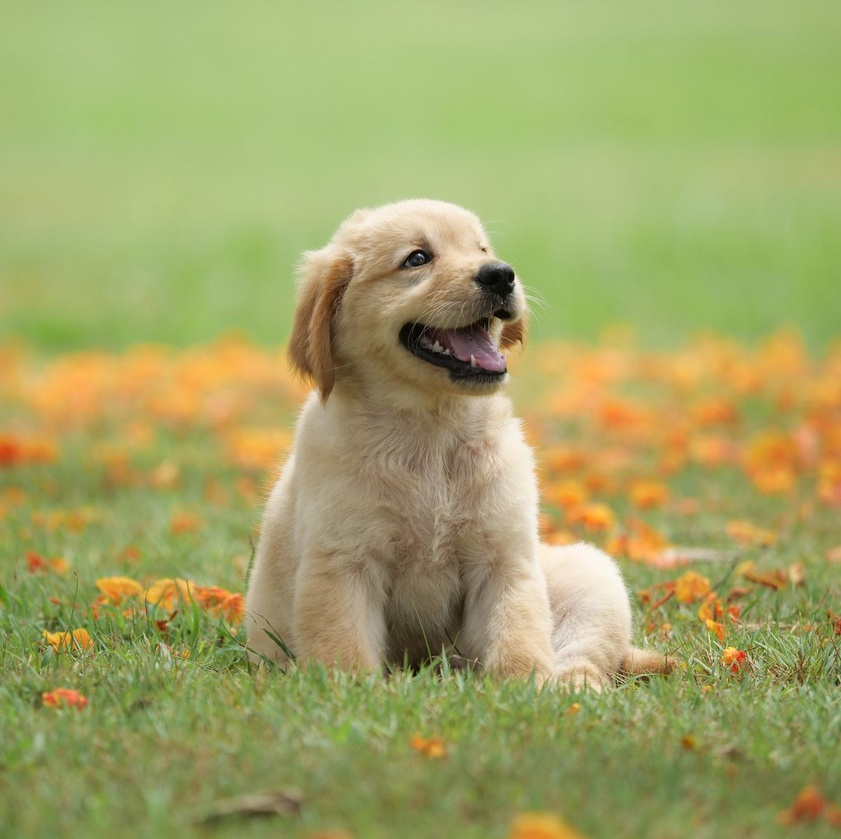
#> input picture dog.jpg, 841 x 839 px, shrunk from 1200 x 1197 before the run
$ python plot_coins_segmentation.py
#> lines starting #> are read from the running program, lines starting #| are printed output that depends on the picture; after the words box and inside, x2 and y2 are one past the last pixel; in counts of white or black regions, pixels touching at a corner belong together
"""
==================================================
Comparing edge-based and region-based segmentation
==================================================

In this example, we will see how to segment objects from a background. We use
the ``coins`` image from ``skimage.data``, which shows several coins outlined
against a darker background.
"""

import numpy as np
import matplotlib.pyplot as plt

from skimage import data, io
from skimage.color import rgb2gray
from skimage.exposure import histogram

# coins = data.coins()
image = io.imread("dog.jpg")
#> image is the input picture: shape (839, 841, 3); mean R, G, B 161.9, 164.3, 102.4
coins = rgb2gray(image)
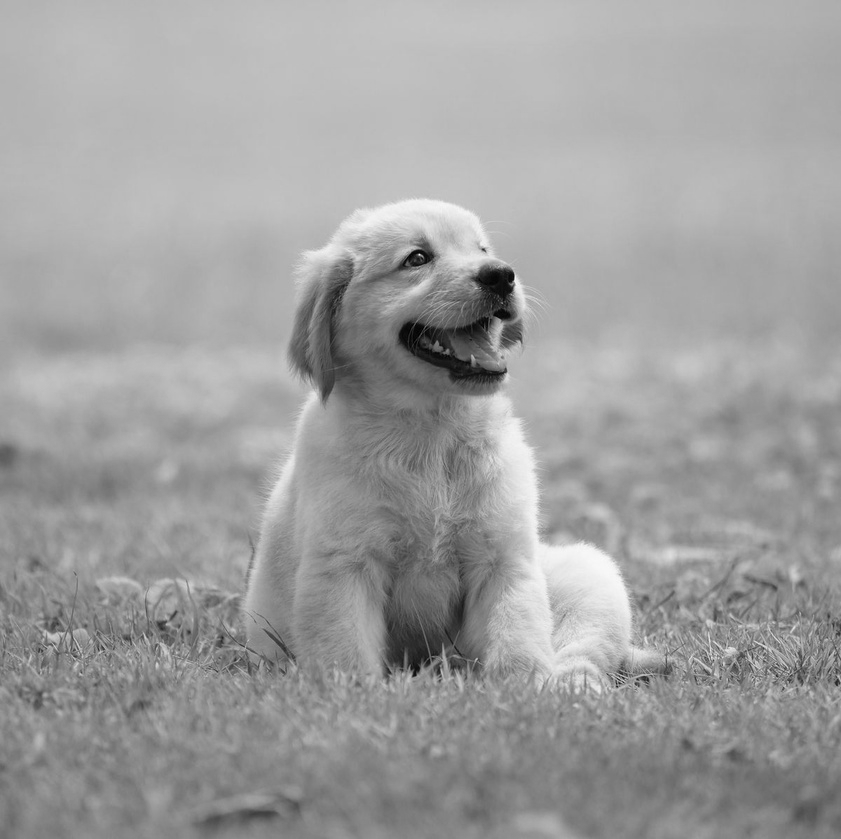
#> coins: shape (839, 841) float64; min 0.000833, max 0.983, mean 0.625
hist, hist_centers = histogram(coins)
#> hist = 256 values, max 18813 at index 193, min 1 at index 1, mean 2756.2; hist_centers = 256 values from 0.00275 to 0.981

fig, axes = plt.subplots(1, 2, figsize=(8, 3))
axes[0].imshow(coins, cmap=plt.cm.gray)
axes[0].axis('off')
axes[1].plot(hist_centers, hist, lw=2)
axes[1].set_title('histogram of gray values')

######################################################################
#
# Thresholding
# ============
#
# A simple way to segment the coins is to choose a threshold based on the
# histogram of gray values. Unfortunately, thresholding this image gives a
# binary image that either misses significant parts of the coins or merges
# parts of the background with the coins:

fig, axes = plt.subplots(1, 2, figsize=(8, 3), sharey=True)

axes[0].imshow(coins > 100, cmap=plt.cm.gray)
axes[0].set_title('coins > 100')

axes[1].imshow(coins > 150, cmap=plt.cm.gray)
axes[1].set_title('coins > 150')

for a in axes:
    a.axis('off')

plt.tight_layout()

######################################################################
# Edge-based segmentation
# =======================
#
# Next, we try to delineate the contours of the coins using edge-based
# segmentation. To do this, we first get the edges of features using the
# Canny edge-detector.

from skimage.feature import canny

edges = canny(coins)
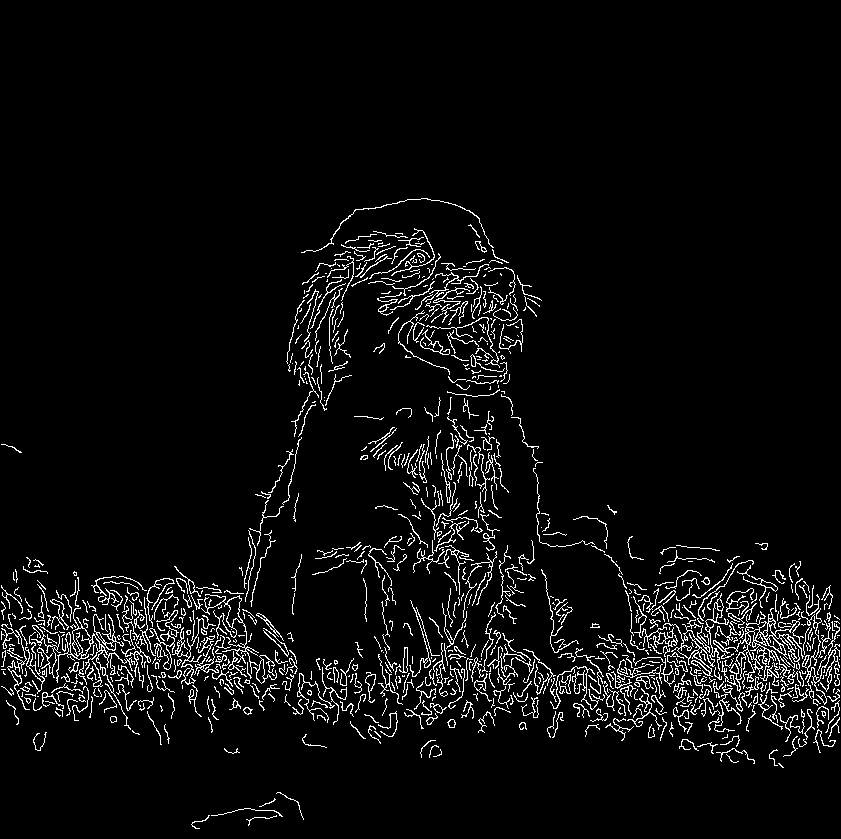
#> edges: shape (839, 841) bool; 4.8% white in thin lines or dots, all inside (x1, y1, x2, y2) = (1, 198, 840, 829)

fig, ax = plt.subplots(figsize=(4, 3))
ax.imshow(edges, cmap=plt.cm.gray)
ax.set_title('Canny detector')
ax.axis('off')

######################################################################
# These contours are then filled using mathematical morphology.

from scipy import ndimage as ndi

fill_coins = ndi.binary_fill_holes(edges)
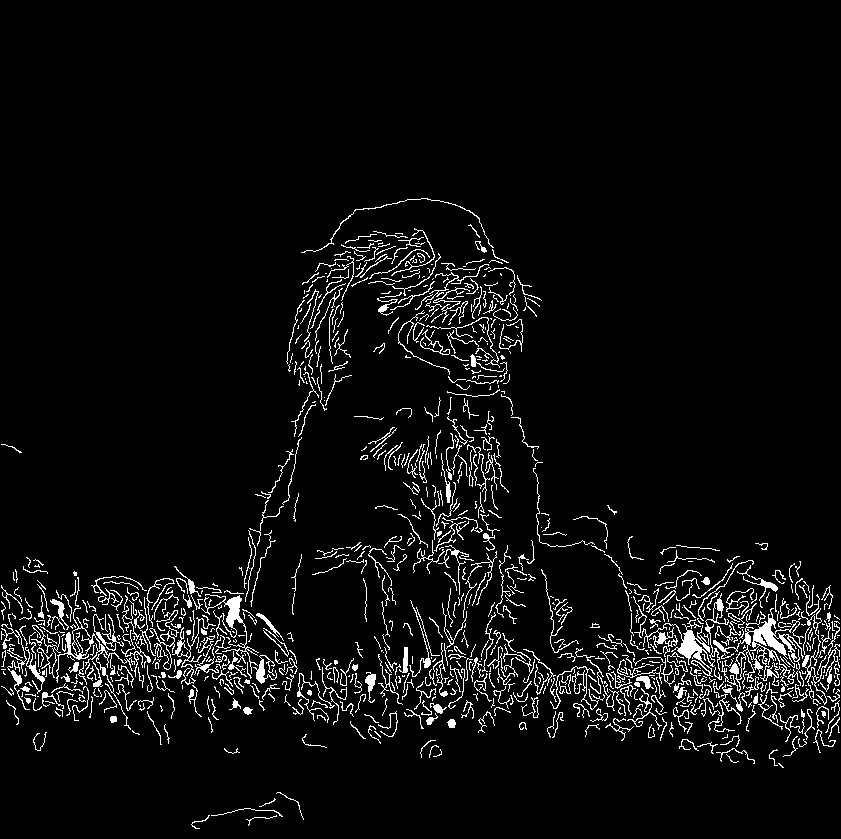
#> fill_coins: shape (839, 841) bool; 5.2% white in thin lines or dots, all inside (x1, y1, x2, y2) = (1, 198, 840, 829)

fig, ax = plt.subplots(figsize=(4, 3))
ax.imshow(fill_coins, cmap=plt.cm.gray)
ax.set_title('filling the holes')
ax.axis('off')


######################################################################
# Small spurious objects are easily removed by setting a minimum size for
# valid objects.

from skimage import morphology

coins_cleaned = morphology.remove_small_objects(fill_coins, 21)
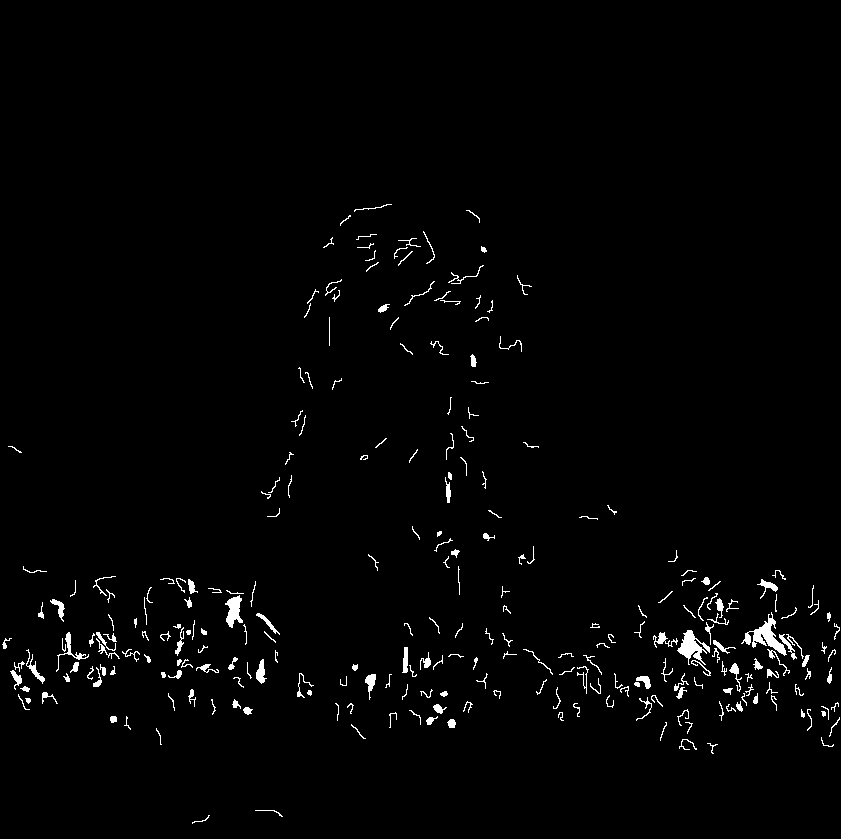
#> coins_cleaned: shape (839, 841) bool; 1.6% white; 262 white regions, largest, box (x1, y1, x2, y2) and area: (741, 612, 787, 656) 619, (677, 630, 710, 665) 498, (225, 595, 243, 628) 339

fig, ax = plt.subplots(figsize=(4, 3))
ax.imshow(coins_cleaned, cmap=plt.cm.gray)
ax.set_title('removing small objects')
ax.axis('off')

######################################################################
# However, this method is not very robust, since contours that are not
# perfectly closed are not filled correctly, as is the case for one unfilled
# coin above.
#
# Region-based segmentation
# =========================
#
# We therefore try a region-based method using the watershed transform.
# First, we find an elevation map using the Sobel gradient of the image.

from skimage.filters import sobel

elevation_map = sobel(coins)
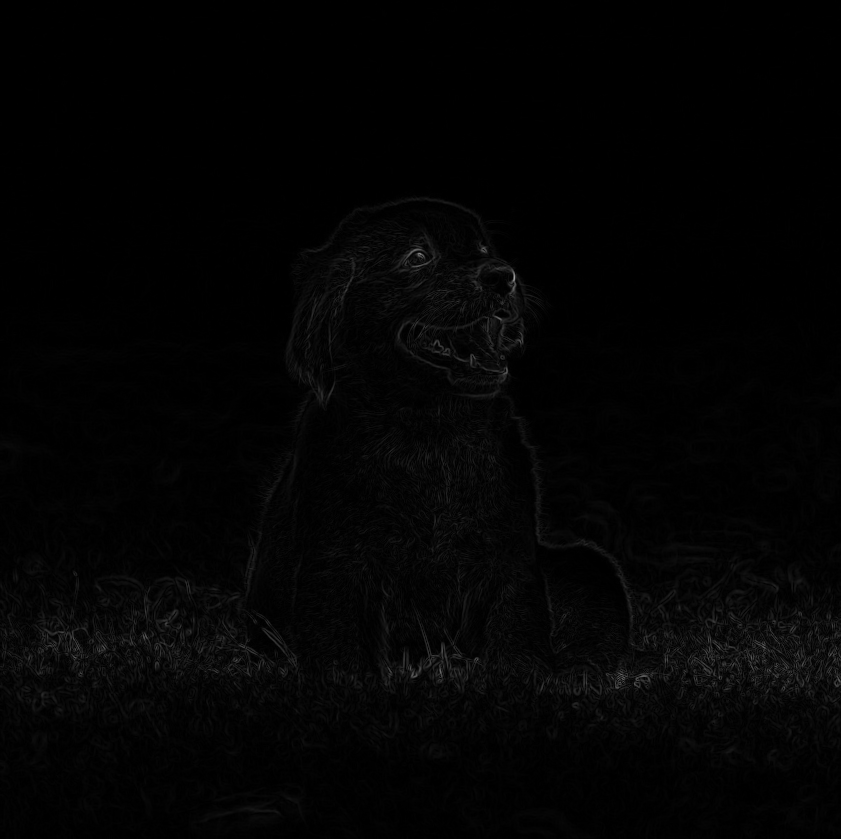
#> elevation_map: shape (839, 841) float64; min 0, max 0.631, mean 0.0149

fig, ax = plt.subplots(figsize=(4, 3))
ax.imshow(elevation_map, cmap=plt.cm.gray)
ax.set_title('elevation map')
ax.axis('off')

######################################################################
# Next we find markers of the background and the coins based on the extreme
# parts of the histogram of gray values.

markers = np.zeros_like(coins)
markers[coins < 30] = 1
markers[coins > 150] = 2

fig, ax = plt.subplots(figsize=(4, 3))
ax.imshow(markers, cmap=plt.cm.nipy_spectral)
ax.set_title('markers')
ax.axis('off')

######################################################################
# Finally, we use the watershed transform to fill regions of the elevation
# map starting from the markers determined above:
from skimage import segmentation

#> (the run stopped early here; a loop or call above may not have finished)

$ run again, with selfie2.jpg copied over dog.jpg
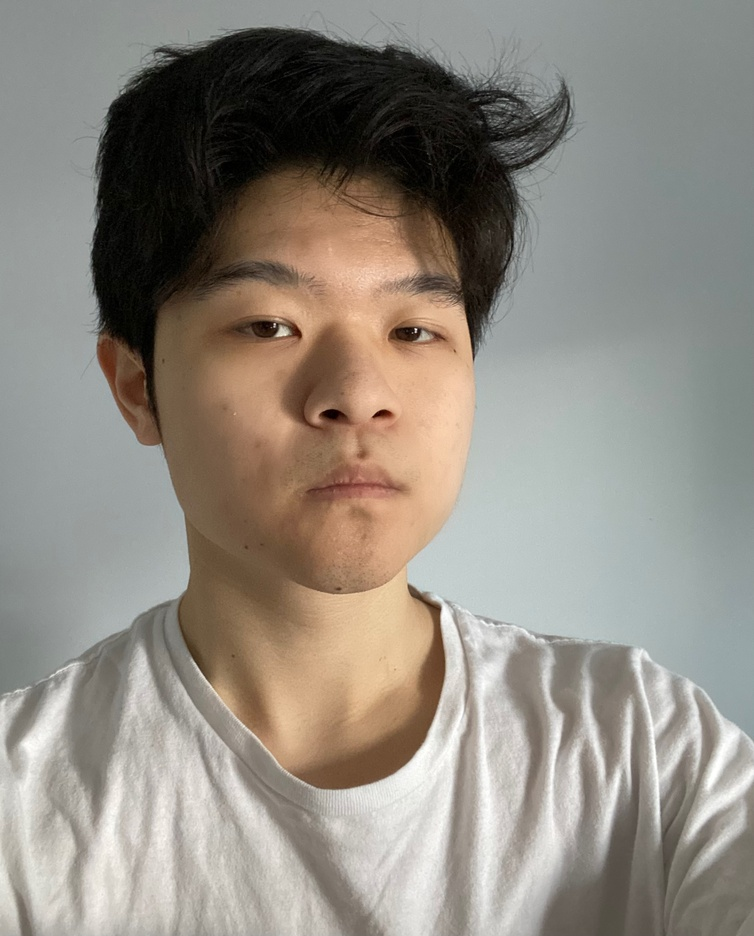
#> input picture selfie2.jpg, 754 x 936 px, shrunk from 2316 x 2873 before the run
#> image is the input picture: shape (936, 754, 3); mean R, G, B 144.8, 138.4, 129.3
#> hist = 256 values, max 10716 at index 156, min 110 at index 253, mean 2756.8; hist_centers = 256 values from 0.00195 to 0.998
#> `edges = canny(coins)`:
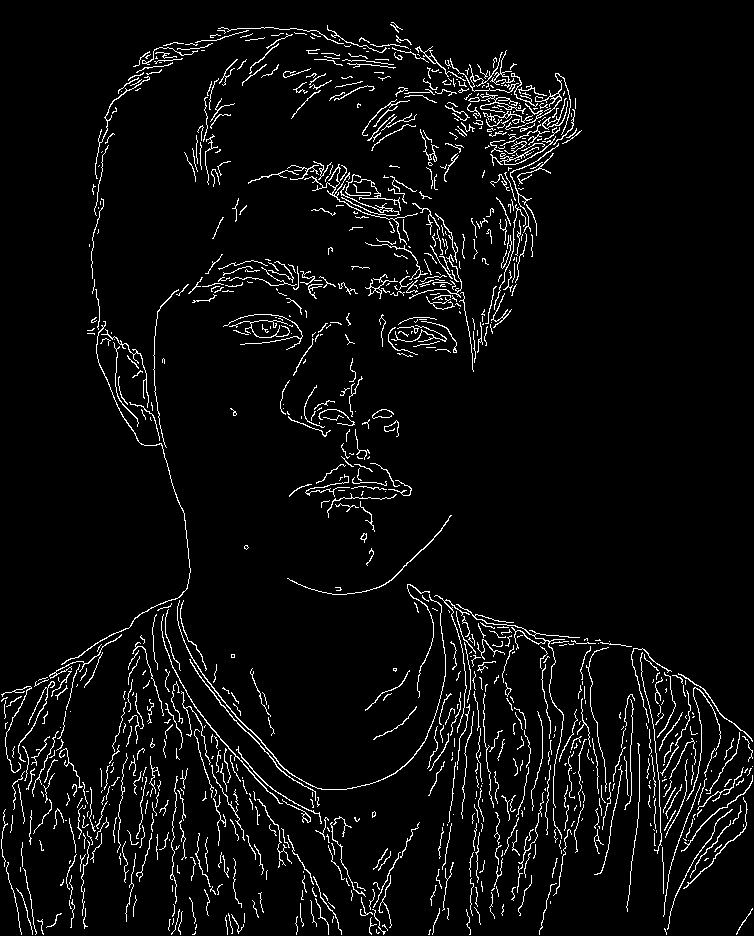
#> edges: shape (936, 754) bool; 4.8% white in thin lines or dots
#> fill_coins: shape (936, 754) bool; 4.9% white in thin lines or dots
#> coins_cleaned: shape (936, 754) bool; 0.95% white in thin lines or dots
#> `elevation_map = sobel(coins)`:
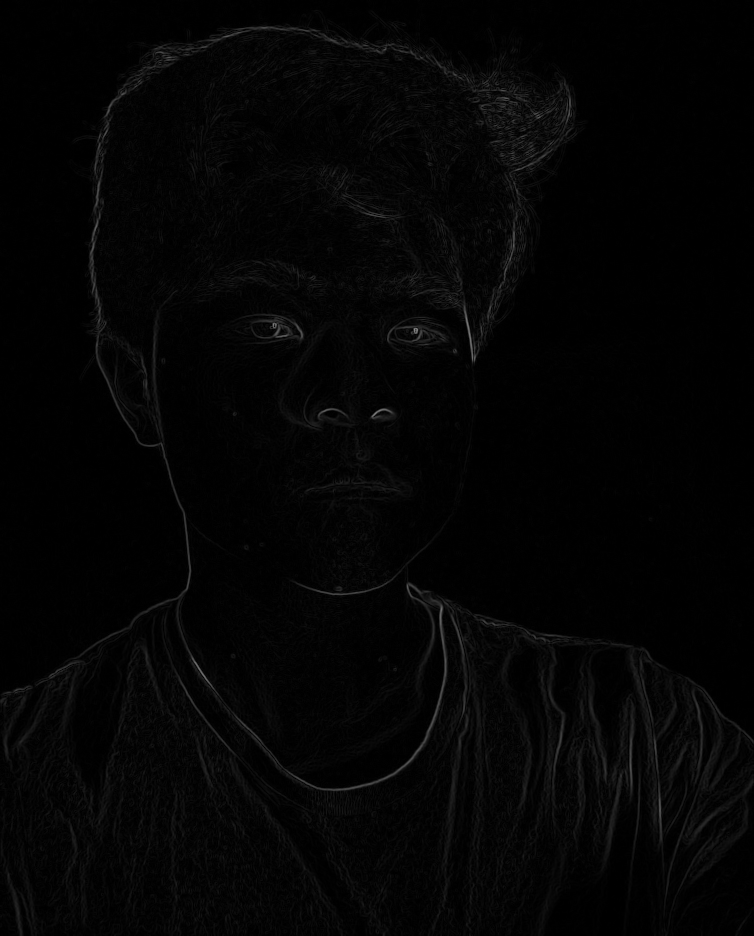
#> elevation_map: shape (936, 754) float64; min 0, max 0.542, mean 0.0183
